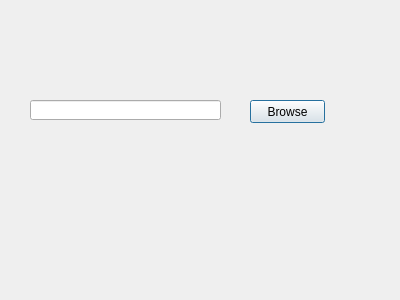
<?xml version="1.0" encoding="UTF-8"?>
<ui version="4.0">
 <class>Dialog</class>
 <widget class="QDialog" name="Dialog">
  <property name="geometry">
   <rect>
    <x>0</x>
    <y>0</y>
    <width>400</width>
    <height>300</height>
   </rect>
  </property>
  <property name="windowTitle">
   <string>Dialog</string>
  </property>
  <widget class="QLineEdit" name="directory">
   <property name="geometry">
    <rect>
     <x>30</x>
     <y>100</y>
     <width>191</width>
     <height>20</height>
    </rect>
   </property>
  </widget>
  <widget class="QPushButton" name="browse">
   <property name="geometry">
    <rect>
     <x>250</x>
     <y>100</y>
     <width>75</width>
     <height>23</height>
    </rect>
   </property>
   <property name="text">
    <string>Browse</string>
   </property>
  </widget>
 </widget>
 <resources/>
 <connections/>
</ui>
